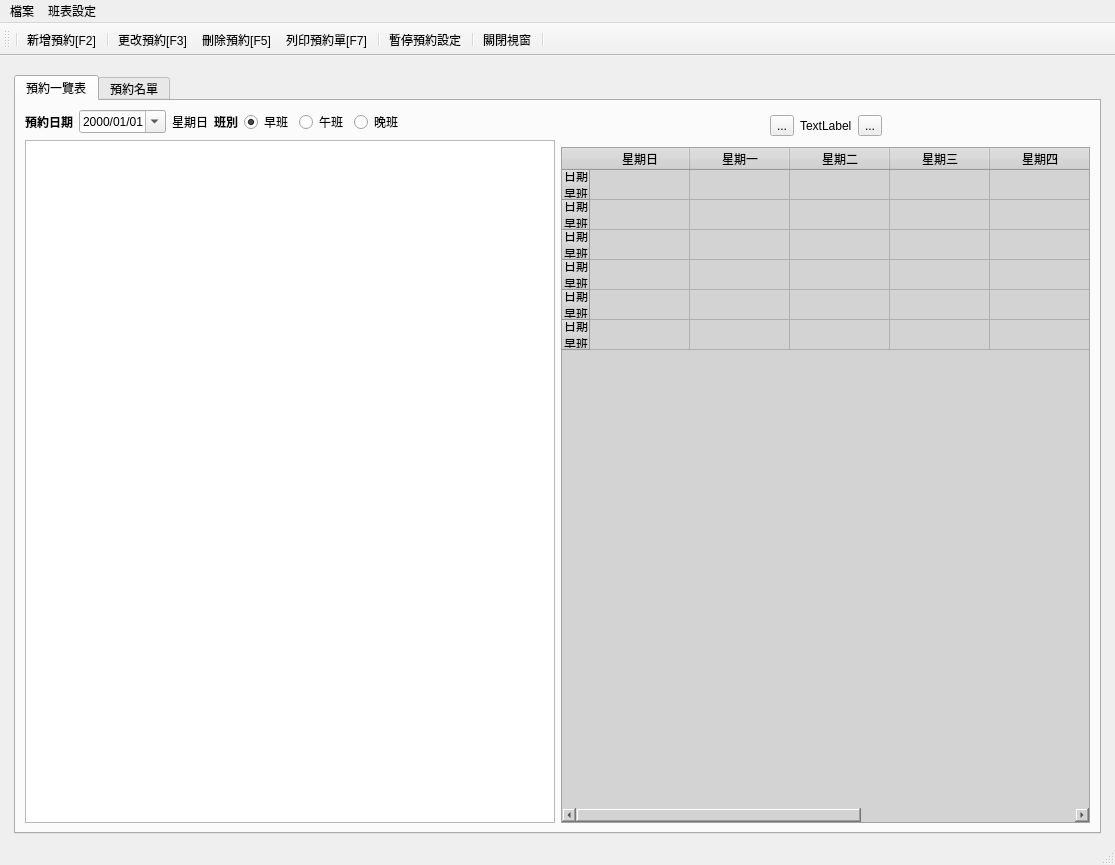
<?xml version="1.0" encoding="UTF-8"?>
<ui version="4.0">
 <class>WindowReservation</class>
 <widget class="QMainWindow" name="WindowReservation">
  <property name="geometry">
   <rect>
    <x>0</x>
    <y>0</y>
    <width>1115</width>
    <height>865</height>
   </rect>
  </property>
  <property name="windowTitle">
   <string>預約掛號</string>
  </property>
  <widget class="QWidget" name="centralwidget">
   <layout class="QVBoxLayout" name="verticalLayout_3">
    <item>
     <layout class="QVBoxLayout" name="verticalLayout">
      <property name="leftMargin">
       <number>5</number>
      </property>
      <property name="topMargin">
       <number>10</number>
      </property>
      <property name="rightMargin">
       <number>5</number>
      </property>
      <item>
       <widget class="QTabWidget" name="tabWidget_reservation">
        <property name="currentIndex">
         <number>0</number>
        </property>
        <widget class="QWidget" name="tab_reservation_table">
         <attribute name="title">
          <string>預約一覽表</string>
         </attribute>
         <layout class="QVBoxLayout" name="verticalLayout_2">
          <item>
           <layout class="QHBoxLayout" name="horizontalLayout_3">
            <item>
             <layout class="QVBoxLayout" name="verticalLayout_7">
              <item>
               <layout class="QHBoxLayout" name="horizontalLayout">
                <item>
                 <widget class="QLabel" name="label">
                  <property name="font">
                   <font>
                    <weight>75</weight>
                    <bold>true</bold>
                   </font>
                  </property>
                  <property name="text">
                   <string>預約日期</string>
                  </property>
                 </widget>
                </item>
                <item>
                 <widget class="QDateEdit" name="dateEdit_reservation_date">
                  <property name="showGroupSeparator" stdset="0">
                   <bool>false</bool>
                  </property>
                  <property name="currentSection">
                   <enum>QDateTimeEdit::DaySection</enum>
                  </property>
                  <property name="displayFormat">
                   <string>yyyy/MM/dd</string>
                  </property>
                  <property name="calendarPopup">
                   <bool>true</bool>
                  </property>
                  <property name="currentSectionIndex">
                   <number>2</number>
                  </property>
                 </widget>
                </item>
                <item>
                 <widget class="QLabel" name="label_weekday_name">
                  <property name="maximumSize">
                   <size>
                    <width>16777215</width>
                    <height>16777215</height>
                   </size>
                  </property>
                  <property name="text">
                   <string>星期日</string>
                  </property>
                  <property name="margin">
                   <number>0</number>
                  </property>
                  <property name="indent">
                   <number>-1</number>
                  </property>
                 </widget>
                </item>
                <item>
                 <widget class="QLabel" name="label_2">
                  <property name="font">
                   <font>
                    <weight>75</weight>
                    <bold>true</bold>
                   </font>
                  </property>
                  <property name="text">
                   <string>班別</string>
                  </property>
                 </widget>
                </item>
                <item>
                 <widget class="QRadioButton" name="radioButton_period1">
                  <property name="text">
                   <string>早班</string>
                  </property>
                  <property name="checked">
                   <bool>true</bool>
                  </property>
                 </widget>
                </item>
                <item>
                 <widget class="QRadioButton" name="radioButton_period2">
                  <property name="text">
                   <string>午班</string>
                  </property>
                 </widget>
                </item>
                <item>
                 <widget class="QRadioButton" name="radioButton_period3">
                  <property name="text">
                   <string>晚班</string>
                  </property>
                 </widget>
                </item>
                <item>
                 <spacer name="horizontalSpacer">
                  <property name="orientation">
                   <enum>Qt::Horizontal</enum>
                  </property>
                  <property name="sizeHint" stdset="0">
                   <size>
                    <width>40</width>
                    <height>20</height>
                   </size>
                  </property>
                 </spacer>
                </item>
               </layout>
              </item>
              <item>
               <widget class="QTableWidget" name="tableWidget_schedule">
                <property name="editTriggers">
                 <set>QAbstractItemView::NoEditTriggers</set>
                </property>
                <property name="showDropIndicator" stdset="0">
                 <bool>true</bool>
                </property>
                <property name="selectionMode">
                 <enum>QAbstractItemView::ContiguousSelection</enum>
                </property>
                <property name="selectionBehavior">
                 <enum>QAbstractItemView::SelectItems</enum>
                </property>
                <property name="textElideMode">
                 <enum>Qt::ElideRight</enum>
                </property>
                <property name="gridStyle">
                 <enum>Qt::SolidLine</enum>
                </property>
                <property name="cornerButtonEnabled">
                 <bool>true</bool>
                </property>
                <attribute name="horizontalHeaderVisible">
                 <bool>false</bool>
                </attribute>
                <attribute name="verticalHeaderVisible">
                 <bool>false</bool>
                </attribute>
                <attribute name="verticalHeaderHighlightSections">
                 <bool>true</bool>
                </attribute>
               </widget>
              </item>
             </layout>
            </item>
            <item>
             <widget class="QFrame" name="verticalFrame">
              <property name="maximumSize">
               <size>
                <width>640</width>
                <height>16777215</height>
               </size>
              </property>
              <layout class="QVBoxLayout" name="verticalLayout_5">
               <property name="leftMargin">
                <number>0</number>
               </property>
               <property name="topMargin">
                <number>0</number>
               </property>
               <property name="rightMargin">
                <number>0</number>
               </property>
               <property name="bottomMargin">
                <number>0</number>
               </property>
               <item>
                <layout class="QHBoxLayout" name="horizontalLayout_4">
                 <property name="topMargin">
                  <number>5</number>
                 </property>
                 <property name="bottomMargin">
                  <number>5</number>
                 </property>
                 <item>
                  <spacer name="horizontalSpacer_3">
                   <property name="orientation">
                    <enum>Qt::Horizontal</enum>
                   </property>
                   <property name="sizeHint" stdset="0">
                    <size>
                     <width>40</width>
                     <height>20</height>
                    </size>
                   </property>
                  </spacer>
                 </item>
                 <item>
                  <widget class="QToolButton" name="toolButton_previous">
                   <property name="text">
                    <string>...</string>
                   </property>
                   <property name="icon">
                    <iconset>
                     <normaloff>../icons/go-previous.svg</normaloff>../icons/go-previous.svg</iconset>
                   </property>
                  </widget>
                 </item>
                 <item>
                  <widget class="QLabel" name="label_calendar">
                   <property name="text">
                    <string>TextLabel</string>
                   </property>
                  </widget>
                 </item>
                 <item>
                  <widget class="QToolButton" name="toolButton_next">
                   <property name="text">
                    <string>...</string>
                   </property>
                   <property name="icon">
                    <iconset>
                     <normaloff>../icons/go-next.svg</normaloff>../icons/go-next.svg</iconset>
                   </property>
                  </widget>
                 </item>
                 <item>
                  <spacer name="horizontalSpacer_4">
                   <property name="orientation">
                    <enum>Qt::Horizontal</enum>
                   </property>
                   <property name="sizeHint" stdset="0">
                    <size>
                     <width>40</width>
                     <height>20</height>
                    </size>
                   </property>
                  </spacer>
                 </item>
                </layout>
               </item>
               <item>
                <widget class="QTableWidget" name="tableWidget_calendar">
                 <property name="styleSheet">
                  <string notr="true">background-color: lightgray;</string>
                 </property>
                 <property name="editTriggers">
                  <set>QAbstractItemView::NoEditTriggers</set>
                 </property>
                 <property name="selectionMode">
                  <enum>QAbstractItemView::SingleSelection</enum>
                 </property>
                 <row>
                  <property name="text">
                   <string>日期
早班
午班
晚班</string>
                  </property>
                 </row>
                 <row>
                  <property name="text">
                   <string>日期
早班
午班
晚班</string>
                  </property>
                 </row>
                 <row>
                  <property name="text">
                   <string>日期
早班
午班
晚班</string>
                  </property>
                 </row>
                 <row>
                  <property name="text">
                   <string>日期
早班
午班
晚班</string>
                  </property>
                 </row>
                 <row>
                  <property name="text">
                   <string>日期
早班
午班
晚班</string>
                  </property>
                 </row>
                 <row>
                  <property name="text">
                   <string>日期
早班
午班
晚班</string>
                  </property>
                 </row>
                 <column>
                  <property name="text">
                   <string>星期日</string>
                  </property>
                 </column>
                 <column>
                  <property name="text">
                   <string>星期一</string>
                  </property>
                 </column>
                 <column>
                  <property name="text">
                   <string>星期二</string>
                  </property>
                 </column>
                 <column>
                  <property name="text">
                   <string>星期三</string>
                  </property>
                 </column>
                 <column>
                  <property name="text">
                   <string>星期四</string>
                  </property>
                 </column>
                 <column>
                  <property name="text">
                   <string>星期五</string>
                  </property>
                 </column>
                 <column>
                  <property name="text">
                   <string>星期六</string>
                  </property>
                 </column>
                </widget>
               </item>
              </layout>
             </widget>
            </item>
           </layout>
          </item>
         </layout>
        </widget>
        <widget class="QWidget" name="tab_reservation_list">
         <attribute name="title">
          <string>預約名單</string>
         </attribute>
         <layout class="QVBoxLayout" name="verticalLayout_4">
          <item>
           <layout class="QHBoxLayout" name="horizontalLayout_2">
            <item>
             <widget class="QLabel" name="label_4">
              <property name="font">
               <font>
                <weight>75</weight>
                <bold>true</bold>
               </font>
              </property>
              <property name="text">
               <string>預約日期</string>
              </property>
             </widget>
            </item>
            <item>
             <widget class="QDateEdit" name="dateEdit_start_date">
              <property name="showGroupSeparator" stdset="0">
               <bool>false</bool>
              </property>
              <property name="currentSection">
               <enum>QDateTimeEdit::YearSection</enum>
              </property>
              <property name="displayFormat">
               <string>yyyy/MM/dd</string>
              </property>
              <property name="calendarPopup">
               <bool>true</bool>
              </property>
             </widget>
            </item>
            <item>
             <widget class="QLabel" name="label_5">
              <property name="font">
               <font>
                <weight>50</weight>
                <bold>false</bold>
               </font>
              </property>
              <property name="text">
               <string>至</string>
              </property>
             </widget>
            </item>
            <item>
             <widget class="QDateEdit" name="dateEdit_end_date">
              <property name="currentSection">
               <enum>QDateTimeEdit::YearSection</enum>
              </property>
              <property name="displayFormat">
               <string>yyyy/MM/dd</string>
              </property>
              <property name="calendarPopup">
               <bool>true</bool>
              </property>
             </widget>
            </item>
            <item>
             <spacer name="horizontalSpacer_2">
              <property name="orientation">
               <enum>Qt::Horizontal</enum>
              </property>
              <property name="sizeHint" stdset="0">
               <size>
                <width>40</width>
                <height>20</height>
               </size>
              </property>
             </spacer>
            </item>
           </layout>
          </item>
          <item>
           <widget class="QTableWidget" name="tableWidget_reservation_list">
            <property name="editTriggers">
             <set>QAbstractItemView::NoEditTriggers</set>
            </property>
            <property name="selectionMode">
             <enum>QAbstractItemView::SingleSelection</enum>
            </property>
            <property name="selectionBehavior">
             <enum>QAbstractItemView::SelectRows</enum>
            </property>
            <column>
             <property name="text">
              <string>massage_case_key</string>
             </property>
            </column>
            <column>
             <property name="text">
              <string>預約日期</string>
             </property>
            </column>
            <column>
             <property name="text">
              <string>預約時間</string>
             </property>
            </column>
            <column>
             <property name="text">
              <string>班別</string>
             </property>
            </column>
            <column>
             <property name="text">
              <string>顧客編號</string>
             </property>
            </column>
            <column>
             <property name="text">
              <string>姓名</string>
             </property>
            </column>
            <column>
             <property name="text">
              <string>電話</string>
             </property>
            </column>
            <column>
             <property name="text">
              <string>行動電話</string>
             </property>
            </column>
            <column>
             <property name="text">
              <string>推拿師父</string>
             </property>
            </column>
            <column>
             <property name="text">
              <string>掛號人員</string>
             </property>
            </column>
            <column>
             <property name="text">
              <string>應收金額</string>
             </property>
            </column>
            <column>
             <property name="text">
              <string>實收金額</string>
             </property>
            </column>
           </widget>
          </item>
         </layout>
        </widget>
       </widget>
      </item>
     </layout>
    </item>
   </layout>
  </widget>
  <widget class="QStatusBar" name="statusbar"/>
  <widget class="QToolBar" name="toolBar">
   <property name="windowTitle">
    <string>toolBar</string>
   </property>
   <property name="toolButtonStyle">
    <enum>Qt::ToolButtonTextUnderIcon</enum>
   </property>
   <attribute name="toolBarArea">
    <enum>TopToolBarArea</enum>
   </attribute>
   <attribute name="toolBarBreak">
    <bool>false</bool>
   </attribute>
   <addaction name="separator"/>
   <addaction name="action_add_reservation"/>
   <addaction name="separator"/>
   <addaction name="action_modify_reservation"/>
   <addaction name="action_cancel_reservation"/>
   <addaction name="action_print_reservation"/>
   <addaction name="separator"/>
   <addaction name="action_off_day_setting"/>
   <addaction name="separator"/>
   <addaction name="action_close"/>
   <addaction name="separator"/>
  </widget>
  <widget class="QMenuBar" name="menubar">
   <property name="geometry">
    <rect>
     <x>0</x>
     <y>0</y>
     <width>1115</width>
     <height>25</height>
    </rect>
   </property>
   <widget class="QMenu" name="menu">
    <property name="title">
     <string>檔案</string>
    </property>
    <addaction name="action_export_reservation_excel"/>
   </widget>
   <widget class="QMenu" name="menu_reservation_table">
    <property name="title">
     <string>班表設定</string>
    </property>
    <addaction name="action_save_general_table"/>
    <addaction name="action_save_assigned_table"/>
    <addaction name="separator"/>
    <addaction name="action_remove_assigned_table"/>
    <addaction name="separator"/>
    <addaction name="action_off_day_setting"/>
   </widget>
   <addaction name="menu"/>
   <addaction name="menu_reservation_table"/>
  </widget>
  <action name="action_close">
   <property name="icon">
    <iconset>
     <normaloff>../icons/application-exit.svg</normaloff>../icons/application-exit.svg</iconset>
   </property>
   <property name="text">
    <string>關閉視窗</string>
   </property>
  </action>
  <action name="action_save_general_table">
   <property name="icon">
    <iconset>
     <normaloff>../icons/gtk-save.svg</normaloff>../icons/gtk-save.svg</iconset>
   </property>
   <property name="text">
    <string>儲存一般班表</string>
   </property>
  </action>
  <action name="action_cancel_reservation">
   <property name="icon">
    <iconset>
     <normaloff>../icons/gtk-cancel.svg</normaloff>../icons/gtk-cancel.svg</iconset>
   </property>
   <property name="text">
    <string>刪除預約[F5]</string>
   </property>
   <property name="toolTip">
    <string>取消預約</string>
   </property>
   <property name="shortcut">
    <string>F5</string>
   </property>
  </action>
  <action name="action_add_reservation">
   <property name="icon">
    <iconset>
     <normaloff>../icons/add.svg</normaloff>../icons/add.svg</iconset>
   </property>
   <property name="text">
    <string>新增預約[F2]</string>
   </property>
   <property name="toolTip">
    <string>新增選取時間表內的預約掛號</string>
   </property>
   <property name="shortcut">
    <string>F2</string>
   </property>
  </action>
  <action name="action_save_assigned_table">
   <property name="icon">
    <iconset>
     <normaloff>../icons/gtk-save-as.svg</normaloff>../icons/gtk-save-as.svg</iconset>
   </property>
   <property name="text">
    <string>儲存指定班表</string>
   </property>
  </action>
  <action name="action_remove_assigned_table">
   <property name="icon">
    <iconset>
     <normaloff>../icons/gtk-delete.svg</normaloff>../icons/gtk-delete.svg</iconset>
   </property>
   <property name="text">
    <string>刪除指定班表</string>
   </property>
  </action>
  <action name="action_export_reservation_excel">
   <property name="icon">
    <iconset>
     <normaloff>../icons/document-export.svg</normaloff>../icons/document-export.svg</iconset>
   </property>
   <property name="text">
    <string>匯出預約名單 (Excel格式)</string>
   </property>
  </action>
  <action name="action_modify_reservation">
   <property name="icon">
    <iconset>
     <normaloff>../icons/accessories-text-editor.png</normaloff>../icons/accessories-text-editor.png</iconset>
   </property>
   <property name="text">
    <string>更改預約[F3]</string>
   </property>
   <property name="toolTip">
    <string>取消預約</string>
   </property>
   <property name="shortcut">
    <string>F3</string>
   </property>
  </action>
  <action name="action_print_reservation">
   <property name="icon">
    <iconset>
     <normaloff>../icons/printer-printing.png</normaloff>../icons/printer-printing.png</iconset>
   </property>
   <property name="text">
    <string>列印預約單[F7]</string>
   </property>
   <property name="toolTip">
    <string>列印預約單</string>
   </property>
   <property name="shortcut">
    <string>F7</string>
   </property>
  </action>
  <action name="action_off_day_setting">
   <property name="icon">
    <iconset>
     <normaloff>../icons/cancel.svg</normaloff>../icons/cancel.svg</iconset>
   </property>
   <property name="text">
    <string>暫停預約設定</string>
   </property>
   <property name="toolTip">
    <string>暫停預約設定</string>
   </property>
  </action>
 </widget>
 <resources/>
 <connections/>
</ui>
